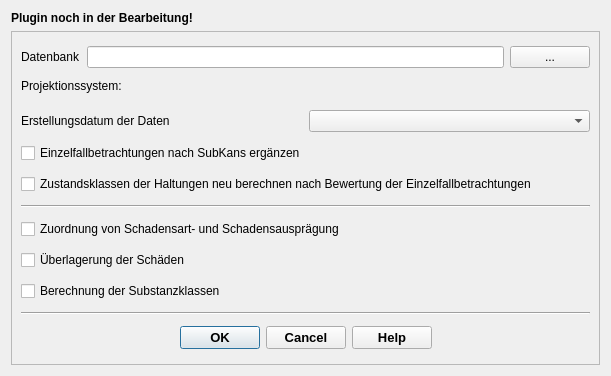
<?xml version="1.0" encoding="UTF-8"?>
<ui version="4.0">
 <class>sanierungsbedarfszahlDialogBase</class>
 <widget class="QDialog" name="sanierungsbedarfszahlDialogBase">
  <property name="geometry">
   <rect>
    <x>0</x>
    <y>0</y>
    <width>611</width>
    <height>376</height>
   </rect>
  </property>
  <property name="minimumSize">
   <size>
    <width>611</width>
    <height>376</height>
   </size>
  </property>
  <property name="windowTitle">
   <string>SubKans</string>
  </property>
  <layout class="QVBoxLayout" name="verticalLayout_2">
   <item>
    <widget class="QLabel" name="label_3">
     <property name="font">
      <font>
       <weight>75</weight>
       <bold>true</bold>
      </font>
     </property>
     <property name="text">
      <string>Plugin noch in der Bearbeitung!</string>
     </property>
    </widget>
   </item>
   <item>
    <widget class="QScrollArea" name="scrollArea">
     <property name="widgetResizable">
      <bool>true</bool>
     </property>
     <widget class="QWidget" name="scrollAreaWidgetContents">
      <property name="geometry">
       <rect>
        <x>0</x>
        <y>0</y>
        <width>591</width>
        <height>337</height>
       </rect>
      </property>
      <layout class="QVBoxLayout" name="verticalLayout_3">
       <item>
        <layout class="QHBoxLayout" name="horizontalLayout">
         <item>
          <widget class="QLabel" name="label">
           <property name="text">
            <string>Datenbank</string>
           </property>
          </widget>
         </item>
         <item>
          <widget class="QLineEdit" name="db"/>
         </item>
         <item>
          <widget class="QPushButton" name="pushButton">
           <property name="text">
            <string>...</string>
           </property>
          </widget>
         </item>
        </layout>
       </item>
       <item>
        <layout class="QVBoxLayout" name="verticalLayout">
         <item>
          <widget class="QLabel" name="label_6">
           <property name="sizePolicy">
            <sizepolicy hsizetype="Preferred" vsizetype="Fixed">
             <horstretch>0</horstretch>
             <verstretch>0</verstretch>
            </sizepolicy>
           </property>
           <property name="font">
            <font>
             <family>Tahoma</family>
             <weight>50</weight>
             <bold>false</bold>
            </font>
           </property>
           <property name="text">
            <string>Projektionssystem:</string>
           </property>
           <property name="alignment">
            <set>Qt::AlignLeading|Qt::AlignLeft|Qt::AlignVCenter</set>
           </property>
          </widget>
         </item>
         <item>
          <widget class="QgsProjectionSelectionWidget" name="epsg">
           <property name="sizePolicy">
            <sizepolicy hsizetype="Preferred" vsizetype="Fixed">
             <horstretch>0</horstretch>
             <verstretch>0</verstretch>
            </sizepolicy>
           </property>
          </widget>
         </item>
        </layout>
       </item>
       <item>
        <layout class="QHBoxLayout" name="horizontalLayout_2">
         <item>
          <widget class="QLabel" name="label_2">
           <property name="text">
            <string>Erstellungsdatum der Daten</string>
           </property>
          </widget>
         </item>
         <item>
          <widget class="QComboBox" name="date"/>
         </item>
        </layout>
       </item>
       <item>
        <widget class="QCheckBox" name="checkBox_1">
         <property name="text">
          <string>Einzelfallbetrachtungen nach SubKans ergänzen</string>
         </property>
        </widget>
       </item>
       <item>
        <widget class="QCheckBox" name="checkBox_2">
         <property name="text">
          <string>Zustandsklassen der Haltungen neu berechnen nach Bewertung der Einzelfallbetrachtungen</string>
         </property>
        </widget>
       </item>
       <item>
        <widget class="Line" name="line">
         <property name="orientation">
          <enum>Qt::Horizontal</enum>
         </property>
        </widget>
       </item>
       <item>
        <widget class="QCheckBox" name="checkBox_3">
         <property name="text">
          <string>Zuordnung von Schadensart- und Schadensausprägung</string>
         </property>
        </widget>
       </item>
       <item>
        <widget class="QCheckBox" name="checkBox_4">
         <property name="text">
          <string>Überlagerung der Schäden</string>
         </property>
        </widget>
       </item>
       <item>
        <widget class="QCheckBox" name="checkBox_6">
         <property name="text">
          <string>Berechnung der Substanzklassen</string>
         </property>
        </widget>
       </item>
       <item>
        <widget class="Line" name="line_5">
         <property name="orientation">
          <enum>Qt::Horizontal</enum>
         </property>
        </widget>
       </item>
       <item>
        <widget class="QDialogButtonBox" name="button_box">
         <property name="font">
          <font>
           <family>Tahoma</family>
           <pointsize>10</pointsize>
           <weight>75</weight>
           <bold>true</bold>
          </font>
         </property>
         <property name="orientation">
          <enum>Qt::Horizontal</enum>
         </property>
         <property name="standardButtons">
          <set>QDialogButtonBox::Cancel|QDialogButtonBox::Help|QDialogButtonBox::Ok</set>
         </property>
         <property name="centerButtons">
          <bool>true</bool>
         </property>
        </widget>
       </item>
      </layout>
     </widget>
    </widget>
   </item>
  </layout>
 </widget>
 <customwidgets>
  <customwidget>
   <class>QgsProjectionSelectionWidget</class>
   <extends>QWidget</extends>
   <header>qgsprojectionselectionwidget.h</header>
  </customwidget>
 </customwidgets>
 <resources/>
 <connections>
  <connection>
   <sender>button_box</sender>
   <signal>accepted()</signal>
   <receiver>sanierungsbedarfszahlDialogBase</receiver>
   <slot>accept()</slot>
   <hints>
    <hint type="sourcelabel">
     <x>20</x>
     <y>20</y>
    </hint>
    <hint type="destinationlabel">
     <x>20</x>
     <y>20</y>
    </hint>
   </hints>
  </connection>
  <connection>
   <sender>button_box</sender>
   <signal>rejected()</signal>
   <receiver>sanierungsbedarfszahlDialogBase</receiver>
   <slot>reject()</slot>
   <hints>
    <hint type="sourcelabel">
     <x>20</x>
     <y>20</y>
    </hint>
    <hint type="destinationlabel">
     <x>20</x>
     <y>20</y>
    </hint>
   </hints>
  </connection>
 </connections>
</ui>
